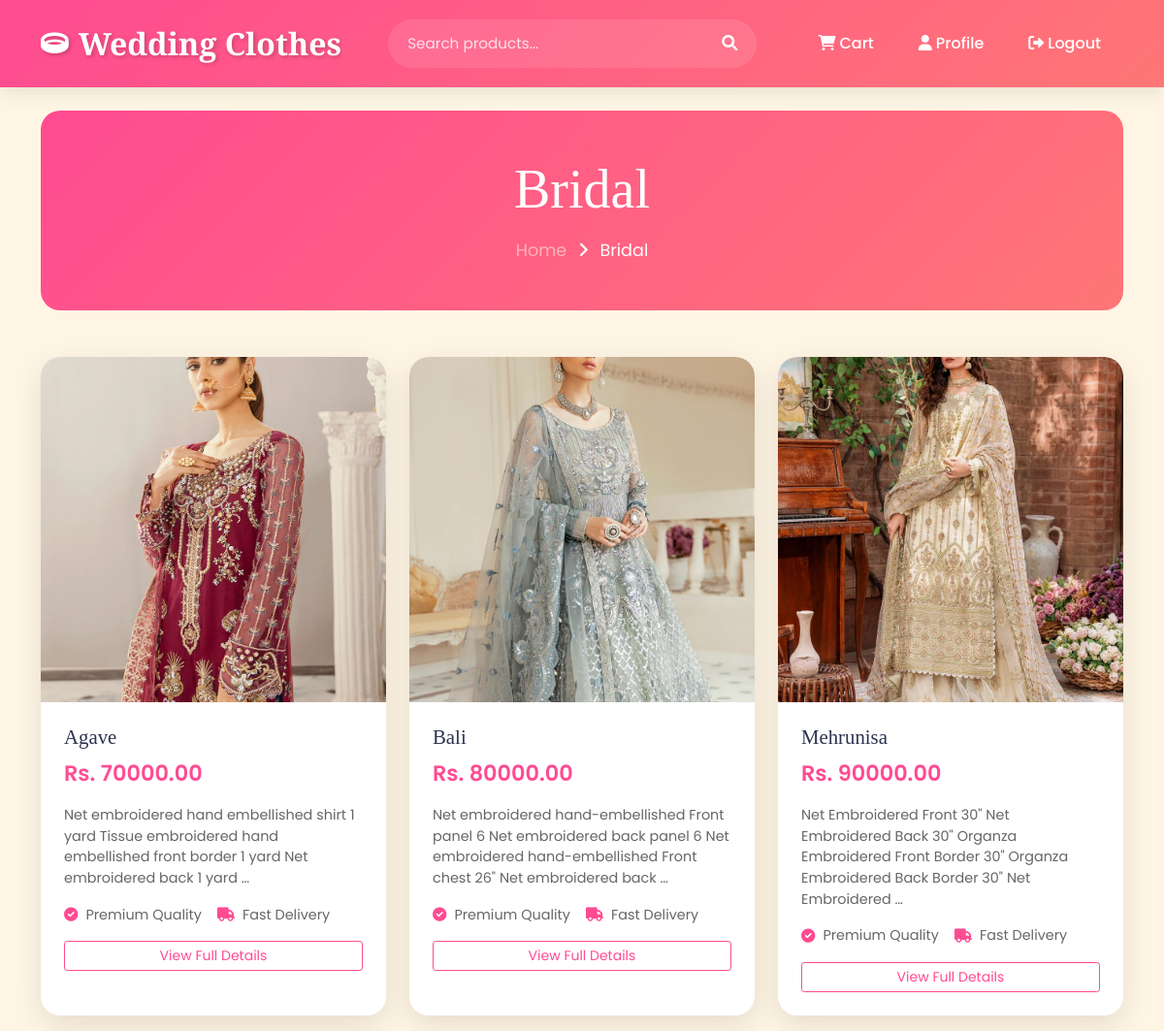
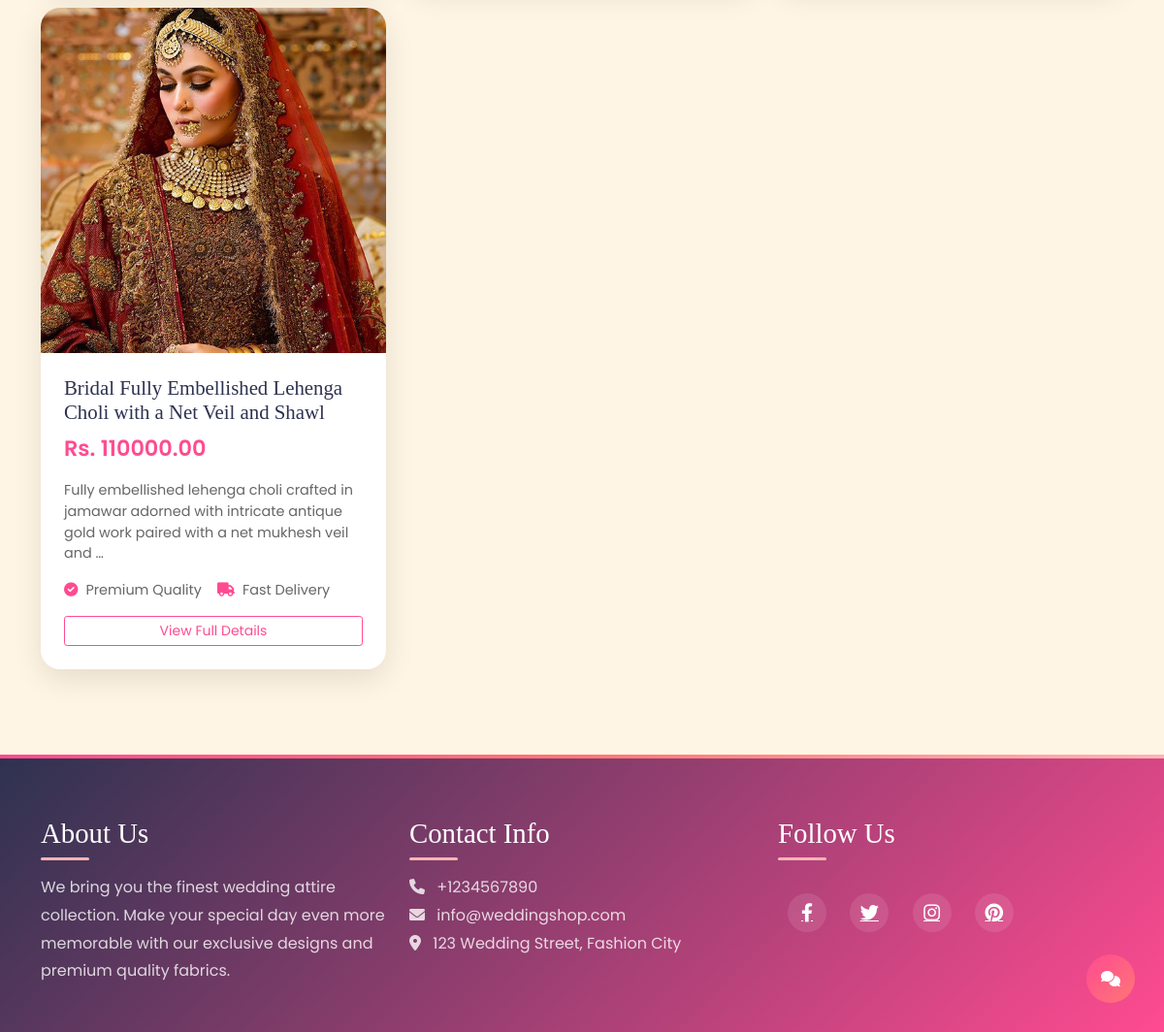
Screenshot of /category/2/ (signed in) with the database file from the repository (2 pictures, top to bottom).
### shopapp/models.py (models this page shows, shortened)
class Category(models.Model):
    name = models.CharField(max_length=100)
    image = models.ImageField(upload_to='categories/', null=True, blank=True)

class Product(models.Model):
    category = models.ForeignKey(Category, on_delete=models.CASCADE)
    name = models.CharField(max_length=200)
    price = models.DecimalField(max_digits=10, decimal_places=2)
    description = models.TextField()
    image = models.ImageField(upload_to='products/')

### shopapp/views.py (the view)
# urls.py: path('category/<int:category_id>/', views.category_products, name='category_products'),
def category_products(request, category_id):
    category = Category.objects.get(id=category_id)
    products = Product.objects.filter(category=category)
    return render(request, 'shopapp/products.html', {'products': products, 'category': category})

### shopapp/templates/shopapp/products.html (shortened to what this page needs)
{% extends 'shopapp/base.html' %}
{% block content %}
<div class="category-header text-center py-5 mb-5" data-aos="fade-down">
    <h1 class="display-4 mb-3">{{ category.name }}</h1>
    <div class="category-breadcrumb">
        <a href="{% url 'home' %}" class="text-decoration-none">Home</a>
        <i class="fas fa-angle-right mx-2"></i>
        <span>{{ category.name }}</span>
    </div>
</div>
<div class="row">
    {% for product in products %}
    <div class="col-md-4 mb-4" data-aos="fade-up" data-aos-delay="100">
        <div class="product-card">
            <div class="product-image-wrapper">
                <img src="{{ product.image.url }}" class="product-image" alt="{{ product.name }}">
            </div>
            <div class="product-info">
                <h3 class="product-title">{{ product.name }}</h3>
                <div class="product-price">Rs. {{ product.price }}</div>
                <p class="product-description">{{ product.description|truncatewords:20 }}</p>
                <div class="product-features">
                    <span><i class="fas fa-check-circle me-2"></i>Premium Quality</span>
                    <span><i class="fas fa-truck me-2"></i>Fast Delivery</span>
                </div>
                <div class="text-center mt-3">
                    <a href="{% url 'product_detail' product.id %}" class="btn btn-outline-primary btn-sm w-100">
                        View Full Details
                    </a>
                </div>
            </div>
        </div>
    </div>
    {% endfor %}
</div>
{% endblock %}

### shopapp/templates/shopapp/base.html (style rules this page uses)
:root { --primary-color: #FF4B91; --secondary-color: #FF7676; --accent-color: #FFB4B4; --dark-color: #2D3250; --light-color: #FFF5E4; }
body { font-family: 'Poppins', sans-serif; background-color: var(--light-color); }
h1, h2, h3, h4, h5, h6 { font-family: 'Playfair Display', serif; }

### shopapp/templates/shopapp/products.html (style rules this page uses)
.category-header { background: linear-gradient(135deg, var(--primary-color), var(--secondary-color)); color: white; border-radius: 20px; position: relative; overflow: hidden; }
.category-header:before { content: ''; position: absolute; top: 0; left: 0; right: 0; bottom: 0; background: url('https://source.unsplash.com/1600x900/?wedding,fashion') center/cover; opacity: 0.1; }
.category-breadcrumb { font-size: 1.1rem; }
.category-breadcrumb a { color: var(--accent-color); }
.product-card { background: white; border-radius: 20px; overflow: hidden; box-shadow: 0 10px 30px rgba(0,0,0,0.1); transition: all 0.3s ease; height: 100%; }
.product-image-wrapper { position: relative; overflow: hidden; padding-top: 100%; }
.product-image { position: absolute; top: 0; left: 0; width: 100%; height: 100%; object-fit: cover; transition: all 0.5s ease; }
.product-info { padding: 1.5rem; transition: all 0.3s ease; }
.product-title { font-size: 1.3rem; margin-bottom: 0.5rem; color: var(--dark-color); }
.product-price { font-size: 1.4rem; font-weight: 600; color: var(--primary-color); margin-bottom: 1rem; }
.product-description { color: #666; font-size: 0.9rem; margin-bottom: 1rem; }
.product-features { display: flex; flex-wrap: wrap; gap: 1rem; font-size: 0.9rem; color: #666; }
.product-features span { display: flex; align-items: center; }
.product-features i { color: var(--primary-color); }
.product-card { animation: fadeInUp 0.6s ease-out; }
.btn-outline-primary { border-color: var(--primary-color); color: var(--primary-color); }

### rows the page displays
Category: name "Bridal"
Product: image (picture), name "Agave", price "70000.00", description "Net embroidered hand embellished shirt 1 yard Tissue embroidered hand embellished front border 1 yard Net embroidered back 1 yard …"
Product: image (picture), name "Bali", price "80000.00", description "Net embroidered hand-embellished Front panel 6 Net embroidered back panel 6 Net embroidered hand-embellished Front chest 26\" Net embroidered back …"
Product: image (picture), name "Mehrunisa", price "90000.00", description "Net Embroidered Front 30\" Net Embroidered Back 30\" Organza Embroidered Front Border 30\" Organza Embroidered Back Border 30\" Net Embroidered …"
Product: image (picture), name "Bridal Fully Embellished Lehenga Choli with a Net Veil and Shawl", price "110000.00", description "Fully embellished lehenga choli crafted in jamawar adorned with intricate antique gold work paired with a net mukhesh veil and …"
